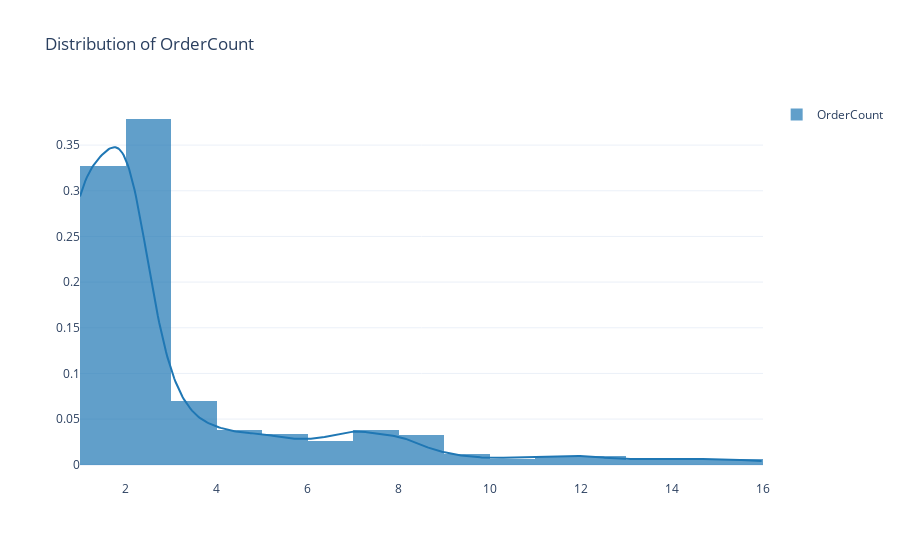
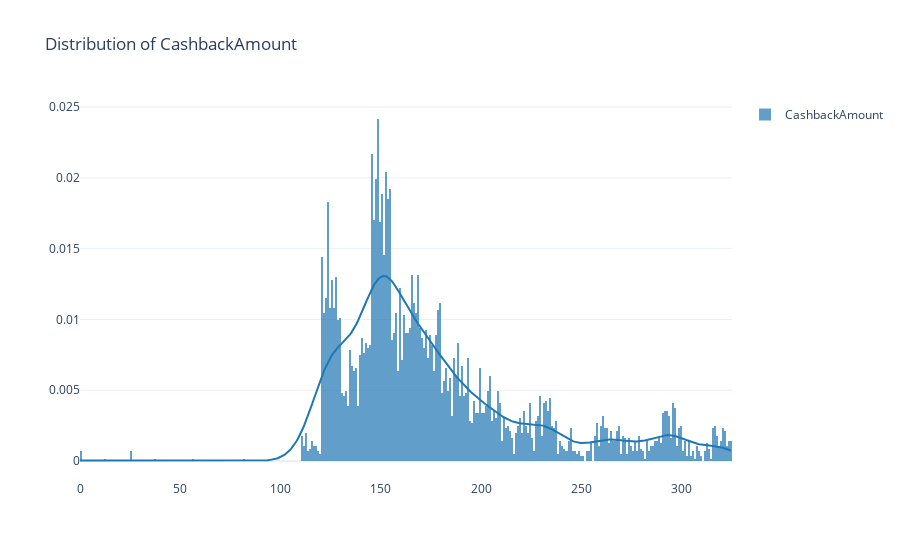
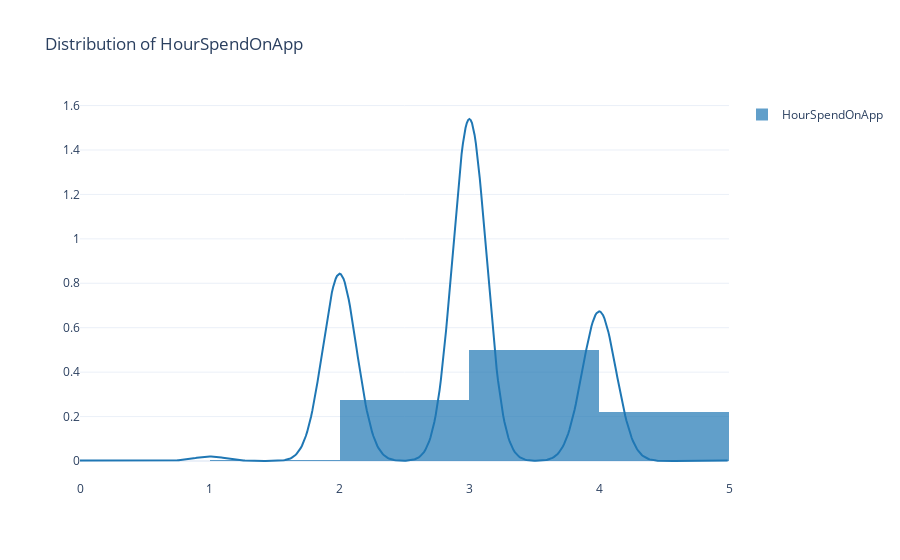

The code cell stored with these charts, in order, in its notebook:
### Markdown cell above
# Distribution Plots for Skewed Features

Visualize histograms + KDE for highly skewed variables.

### Code cell
for feat in ['OrderCount','CashbackAmount','HourSpendOnApp']:
    hist_data = [df[feat].dropna()]
    group_labels = [feat]
    fig = ff.create_distplot(
        hist_data,
        group_labels,
        show_hist=True,
        show_rug=False
    )
    fig.update_layout(title_text=f'Distribution of {feat}', template='plotly_white')
    out = project_root / 'plots' / 'eda' / f'{feat}_dist.html'
    fig.write_html(str(out))
    fig.show()

### Figure 1 — Plotly figure (JSON) as saved in the notebook; plotly's stock layout.template omitted (floating-point values rounded to 4 significant figures; data arrays with more than 128 entries replaced by an {"elided": "..."} marker saying what was removed)
{"data": [{"autobinx": false, "histnorm": "probability density", "legendgroup": "OrderCount", "marker": {"color": "rgb(31, 119, 180)"}, "name": "OrderCount", "opacity": 0.7, "type": "histogram", "x": {"elided": "5372 float values"}, "xaxis": "x", "xbins": {"end": 16, "size": 1, "start": 1}, "yaxis": "y"}, {"legendgroup": "OrderCount", "marker": {"color": "rgb(31, 119, 180)"}, "mode": "lines", "name": "OrderCount", "showlegend": false, "type": "scatter", "x": {"elided": "500 float values"}, "xaxis": "x", "y": {"elided": "500 float values"}, "yaxis": "y"}], "layout": {"barmode": "overlay", "hovermode": "closest", "legend": {"traceorder": "reversed"}, "title": {"text": "Distribution of OrderCount"}, "xaxis": {"anchor": "y2", "domain": [0, 1], "zeroline": false}, "yaxis": {"anchor": "free", "domain": [0, 1], "position": 0}}}

### Figure 2 — Plotly figure (JSON) as saved in the notebook; plotly's stock layout.template omitted (floating-point values rounded to 4 significant figures; data arrays with more than 128 entries replaced by an {"elided": "..."} marker saying what was removed)
{"data": [{"autobinx": false, "histnorm": "probability density", "legendgroup": "CashbackAmount", "marker": {"color": "rgb(31, 119, 180)"}, "name": "CashbackAmount", "opacity": 0.7, "type": "histogram", "x": {"elided": "5630 float values"}, "xaxis": "x", "xbins": {"end": 325.0, "size": 1, "start": 0}, "yaxis": "y"}, {"legendgroup": "CashbackAmount", "marker": {"color": "rgb(31, 119, 180)"}, "mode": "lines", "name": "CashbackAmount", "showlegend": false, "type": "scatter", "x": {"elided": "500 float values"}, "xaxis": "x", "y": {"elided": "500 float values"}, "yaxis": "y"}], "layout": {"barmode": "overlay", "hovermode": "closest", "legend": {"traceorder": "reversed"}, "title": {"text": "Distribution of CashbackAmount"}, "xaxis": {"anchor": "y2", "domain": [0, 1], "zeroline": false}, "yaxis": {"anchor": "free", "domain": [0, 1], "position": 0}}}

### Figure 3 — Plotly figure (JSON) as saved in the notebook; plotly's stock layout.template omitted (floating-point values rounded to 4 significant figures; data arrays with more than 128 entries replaced by an {"elided": "..."} marker saying what was removed)
{"data": [{"autobinx": false, "histnorm": "probability density", "legendgroup": "HourSpendOnApp", "marker": {"color": "rgb(31, 119, 180)"}, "name": "HourSpendOnApp", "opacity": 0.7, "type": "histogram", "x": {"elided": "5375 float values"}, "xaxis": "x", "xbins": {"end": 5, "size": 1, "start": 0}, "yaxis": "y"}, {"legendgroup": "HourSpendOnApp", "marker": {"color": "rgb(31, 119, 180)"}, "mode": "lines", "name": "HourSpendOnApp", "showlegend": false, "type": "scatter", "x": {"elided": "500 float values"}, "xaxis": "x", "y": {"elided": "500 float values"}, "yaxis": "y"}], "layout": {"barmode": "overlay", "hovermode": "closest", "legend": {"traceorder": "reversed"}, "title": {"text": "Distribution of HourSpendOnApp"}, "xaxis": {"anchor": "y2", "domain": [0, 1], "zeroline": false}, "yaxis": {"anchor": "free", "domain": [0, 1], "position": 0}}}
